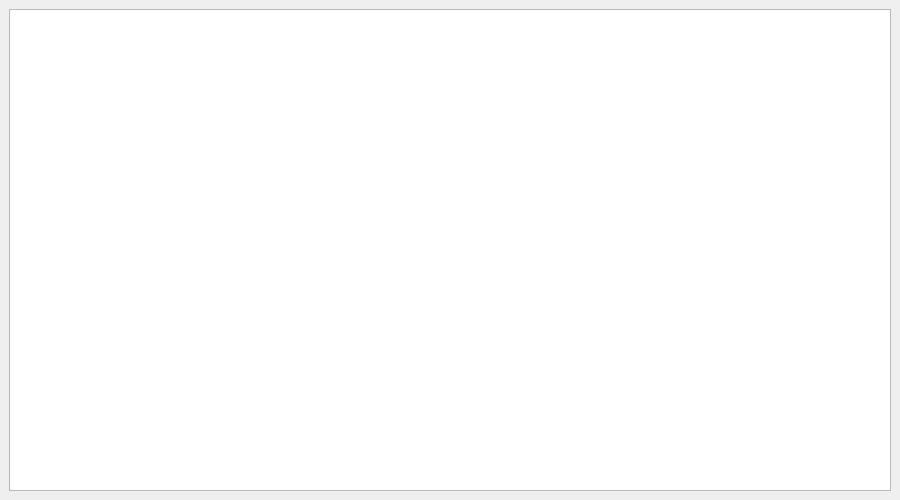
<?xml version="1.0" encoding="UTF-8"?>
<ui version="4.0">
 <class>MainWindow</class>
 <widget class="QMainWindow" name="MainWindow">
  <property name="geometry">
   <rect>
    <x>0</x>
    <y>0</y>
    <width>900</width>
    <height>500</height>
   </rect>
  </property>
  <property name="windowTitle">
   <string>Информация о кофе</string>
  </property>
  <widget class="QWidget" name="centralwidget">
   <layout class="QVBoxLayout" name="verticalLayout">
    <item>
     <widget class="QTableWidget" name="tableWidget"/>
    </item>
   </layout>
  </widget>
 </widget>
 <resources/>
 <connections/>
</ui>
